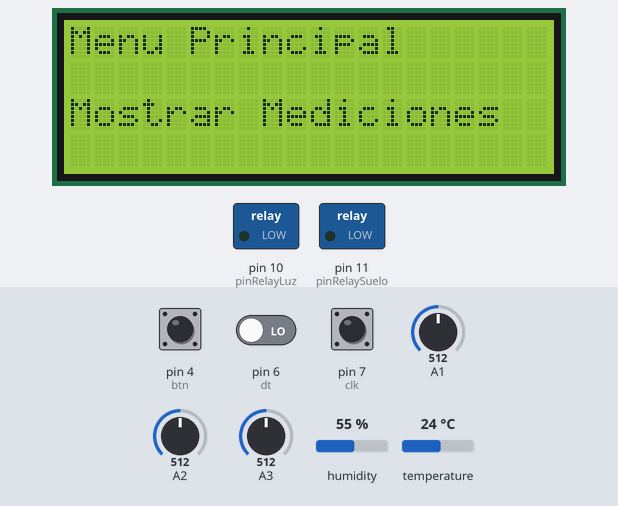
Bench run of a sketch on a simulated Arduino Uno, built with avr-gcc and run on an emulated ATmega328P. On the bench: 20×4 character LCD, switched loads named in the sketch (green lamp = pin HIGH). The test bench sets the inputs (shaded band); at power-on: pin 4 (btn) HIGH, A2 = 512, A3 = 512, A1 = 512, pin 6 (dt) LOW, pin 7 (clk) HIGH, humidity 55 %, temperature 24 °C.

Above: at 1.2 s.
1.3 s: pin 4 (btn) pulled LOW for 0.15 s
At 2.5 s:
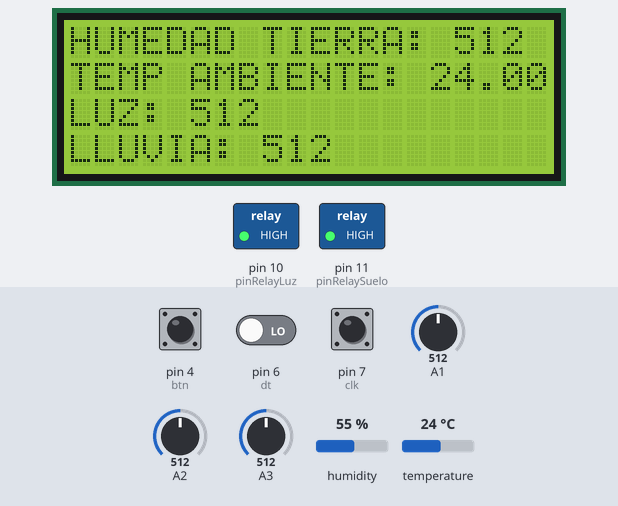
2.9 s: A2 set to 311
At 4.6 s:
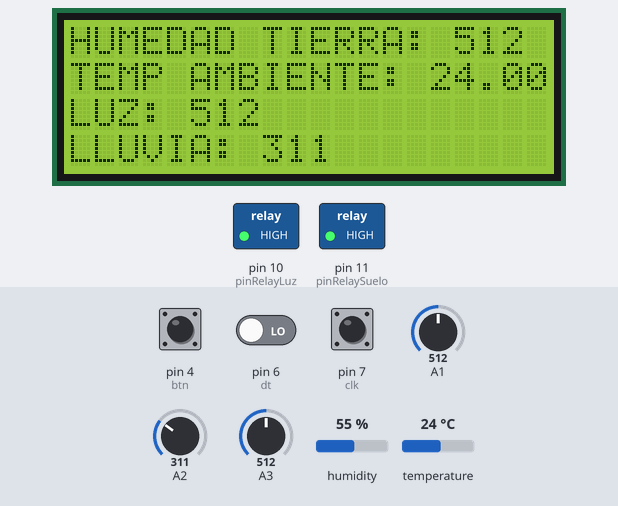
5.0 s: A2 set to 284
At 6.2 s:
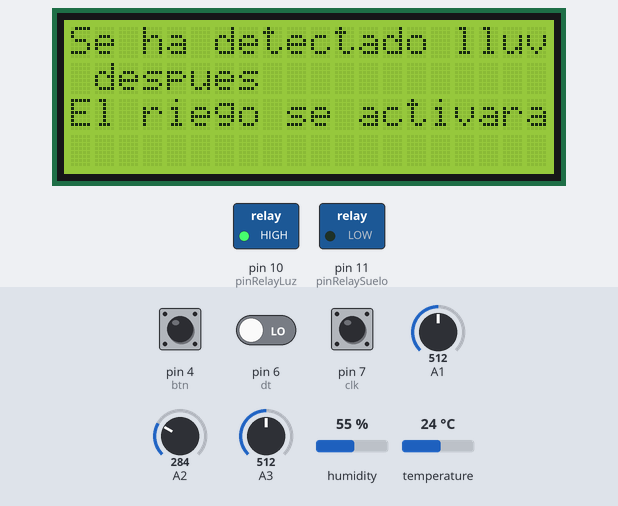
7.2 s: A3 set to 485
At 8.7 s:
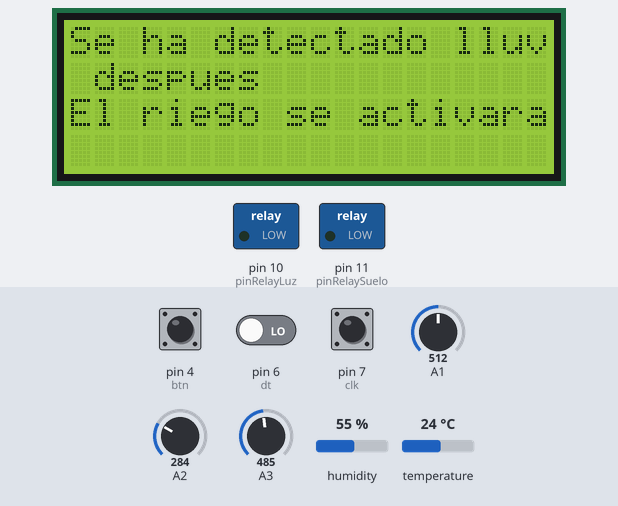
10.2 s: A2 set to 306
At 11.8 s:
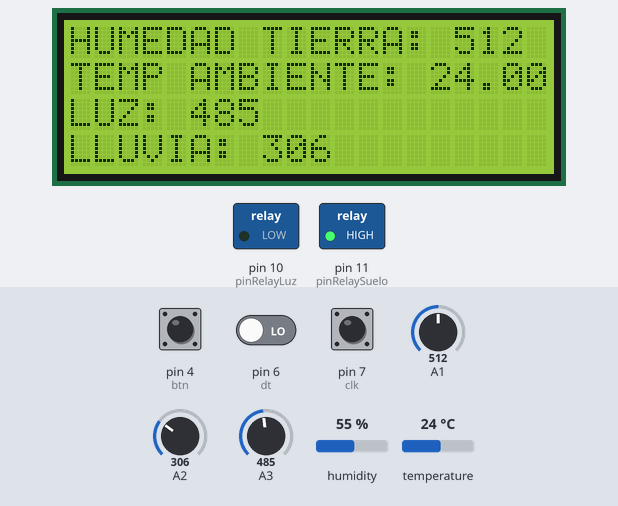
12.7 s: A1 set to 782
At 13.8 s:
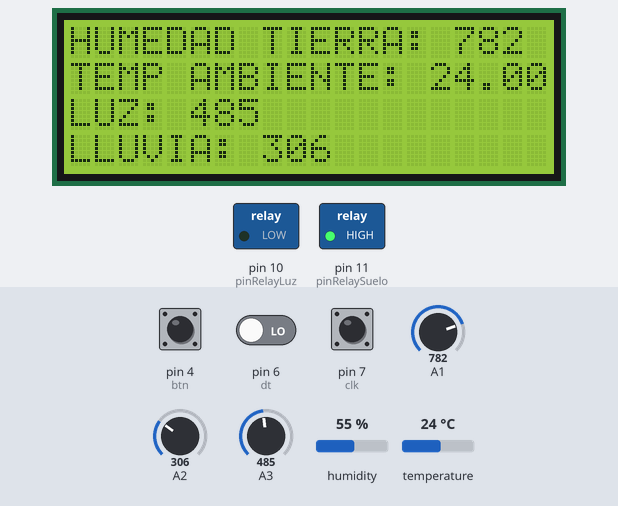
14.9 s: A1 set to 815
Timing chart, 0 to 17.9 s (numbered marks = the images above; inputs shaded):
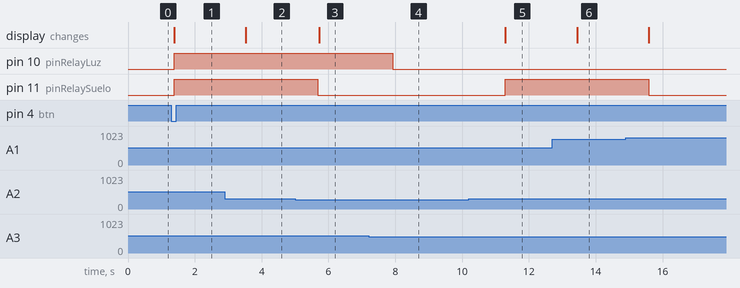

The sketch:

PROYECTO_ARQUI.ino
```cpp
#include <Wire.h>
#include <LCD_I2C.h>
#include <DHT.h>
#include <SoftwareSerial.h>

#define clk 7
#define dt 6
#define btn 4

LCD_I2C lcd_i2c(0x27, 20, 4); // Dirección I2C: 0x27, 20 columnas, 4 filas

String menu_principal[] = {"Mostrar Mediciones", "Modificar parametros"};
int max_op_menu = sizeof(menu_principal) / sizeof(menu_principal[0]); // Tamaño del array

String parametros[] = {"Humedad", "Lluvia", "Luz", "Temperatura"};
int max_parametros = sizeof(parametros) / sizeof(parametros[0]);

int state_clk_old;
int state_btn_old;
int count = 0;
int parametroActual = 0; // Índice del parámetro actual a modificar
const int pinRelaySuelo = 11;
const int pinRelayLuz = 10;
bool mostrarMediciones = false;
bool modificarParametros = false;
const int pinDHT11 = 3;

#define DHTTYPE DHT11
DHT dht(pinDHT11, DHTTYPE);

int humedadTierraSetPoint = 800; // Variable para almacenar el valor de humedad a modificar
int lluviaSetPoint = 300;        // Variable para almacenar el valor de lluvia a modificar
int luzSetPoint = 500;           // Variable para almacenar el valor de luz a modificar
int tempSetPoint = 30;           // Variable para almacenar el valor de temperatura a modificar

void setup() {
  lcd_i2c.begin();
  lcd_i2c.backlight();
  pinMode(clk, INPUT);
  pinMode(dt, INPUT);
  pinMode(btn, INPUT_PULLUP);
  pinMode(pinRelaySuelo, OUTPUT);
  pinMode(pinRelayLuz, OUTPUT);

  state_clk_old = digitalRead(clk);
  state_btn_old = digitalRead(btn);
  mostrar_menu_principal();
  dht.begin();
}

void loop() {
  int state_btn = digitalRead(btn);

  encoder();

  if (state_btn_old == HIGH && state_btn == LOW) {
    if (mostrarMediciones) {
      mostrarMediciones = false;
      mostrar_menu_principal();
      delay(200); // Añadir un pequeño retraso para evitar rebotes del botón
    } else if (modificarParametros) {
      correr_opcion();
    } else {
      if (count == 0) {
        mostrarMediciones = true;
        modificarParametros = false;
      } else {
        mostrarMediciones = false;
        modificarParametros = true;
        parametroActual = 0; // Iniciar modificando el primer parámetro
      }
    }
  }

  if (mostrarMediciones) {
    mostrar_mediciones();
  } else if (modificarParametros) {
    modificarParametro();
  }

  state_btn_old = state_btn; // Actualizar estado del botón
}

void correr_opcion() {
  if (modificarParametros) {
    parametroActual++;
    if (parametroActual >= max_parametros) {
      modificarParametros = false;
      mostrarMediciones = false;
      mostrar_menu_principal();
      delay(200); // Añadir un pequeño retraso para evitar rebotes del botón
    }
  }
}

void encoder() {
  int state_clk = digitalRead(clk);
  int state_dt = digitalRead(dt);

  if (state_clk != state_clk_old) {
    if (state_clk == LOW) {
      if (state_dt == HIGH) {
        if (modificarParametros) {
          ajustarParametro(1);
        } else {
          count++;
        }
      } else {
        if (modificarParametros) {
          ajustarParametro(-1);
        } else {
          count--;
        }
      }

      if (count < 0) count = max_op_menu - 1;
      if (count >= max_op_menu) count = 0;

      if (!modificarParametros) {
        mostrar_menu_principal();
      } else {
        mostrar_valor_modificado();
      }
    }

    state_clk_old = state_clk;
  }
}

void ajustarParametro(int cambio) {
  switch (parametroActual) {
    case 0:
      humedadTierraSetPoint += cambio;
      if (humedadTierraSetPoint < 0) humedadTierraSetPoint = 0;
      break;
    case 1:
      lluviaSetPoint += cambio;
      if (lluviaSetPoint < 0) lluviaSetPoint = 0;
      break;
    case 2:
      luzSetPoint += cambio;
      if (luzSetPoint < 0) luzSetPoint = 0;
      break;
    case 3:
      tempSetPoint += cambio;
      if (tempSetPoint < 0) tempSetPoint = 0;
      break;
  }
}

void mostrar_menu_principal() {
  lcd_i2c.clear();
  lcd_i2c.setCursor(0, 0);
  lcd_i2c.print("Menu Principal");
  lcd_i2c.setCursor(0, 2);
  lcd_i2c.print(menu_principal[count]);
}

void mostrar_mediciones() {
  int humedad = analogRead(A1);
  int luz = analogRead(A3);
  float temp = dht.readTemperature();
  int lluvia = analogRead(A2);

  lcd_i2c.clear();
  lcd_i2c.setCursor(0, 0);
  lcd_i2c.print("HUMEDAD TIERRA: ");
  lcd_i2c.print(humedad);
  lcd_i2c.setCursor(0, 1);
  lcd_i2c.print("TEMP AMBIENTE: ");
  lcd_i2c.print(temp);
  lcd_i2c.setCursor(0, 2);
  lcd_i2c.print("LUZ: ");
  lcd_i2c.print(luz);
  lcd_i2c.setCursor(0, 3);
  lcd_i2c.print("LLUVIA: ");
  lcd_i2c.print(lluvia);

  if (humedad < humedadTierraSetPoint) {
    digitalWrite(pinRelaySuelo, HIGH);
  } else {
    digitalWrite(pinRelaySuelo, LOW);
  }

  if (temp > tempSetPoint) {
    digitalWrite(pinRelaySuelo, HIGH);
  }

  if (luz > luzSetPoint) {
    digitalWrite(pinRelayLuz, HIGH);
  } else {
    digitalWrite(pinRelayLuz, LOW);
  }

  if (lluvia < lluviaSetPoint) {
    digitalWrite(pinRelaySuelo, LOW);
    lcd_i2c.clear();
    lcd_i2c.setCursor(0, 0);
    lcd_i2c.println("Se ha detectado lluvia.");
    lcd_i2c.setCursor(0, 2);
    lcd_i2c.println("El riego se activara despues");
  }

  delay(1000);
}

void modificarParametro() {
  lcd_i2c.clear();
  lcd_i2c.setCursor(0, 0);
  lcd_i2c.print("Modificar ");
  lcd_i2c.print(parametros[parametroActual]);
  mostrar_valor_modificado();
}

void mostrar_valor_modificado() {
  lcd_i2c.setCursor(0, 1);
  switch (parametroActual) {
    case 0:
      lcd_i2c.print(humedadTierraSetPoint);
      break;
    case 1:
      lcd_i2c.print(lluviaSetPoint);
      break;
    case 2:
      lcd_i2c.print(luzSetPoint);
      break;
    case 3:
      lcd_i2c.print(tempSetPoint);
      break;
  }
  lcd_i2c.print("   "); // Limpiar los caracteres sobrantes
  delay(50);
}
```

Measured:
- the behaviour switches between 300 and 299 on A2 (found by bisection; images 2 and 3)
- the behaviour switches between 501 and 500 on A3 (found by bisection; images 3 and 4)
- after the input at 1.3 s, pin 10 (pinRelayLuz), pin 11 (pinRelaySuelo): LOW → HIGH after 0.08 s; the display: changes after 0.08 s (image 1)
- after the input at 2.9 s, the display: changes after 0.63 s (image 2)
- after the input at 5.0 s, pin 11 (pinRelaySuelo): HIGH → LOW after 0.67 s; the display: changes after 0.73 s (image 3)
- after the input at 7.2 s, pin 10 (pinRelayLuz): HIGH → LOW after 0.73 s
- after the input at 10.2 s, pin 11 (pinRelaySuelo): LOW → HIGH after 1.1 s; the display: changes after 1.1 s (image 5)
- after the input at 12.7 s, the display: changes after 0.74 s (image 6)
- after the input at 14.9 s, pin 11 (pinRelaySuelo): HIGH → LOW after 0.69 s
